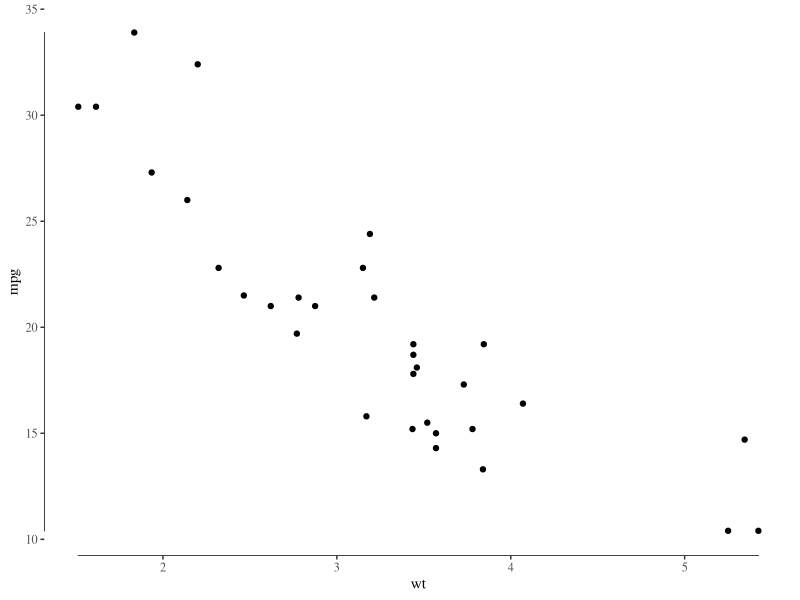
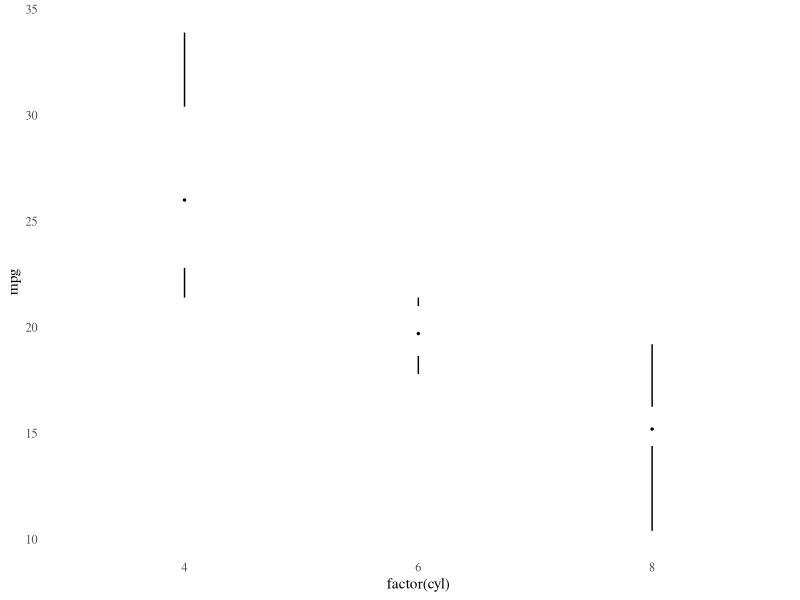
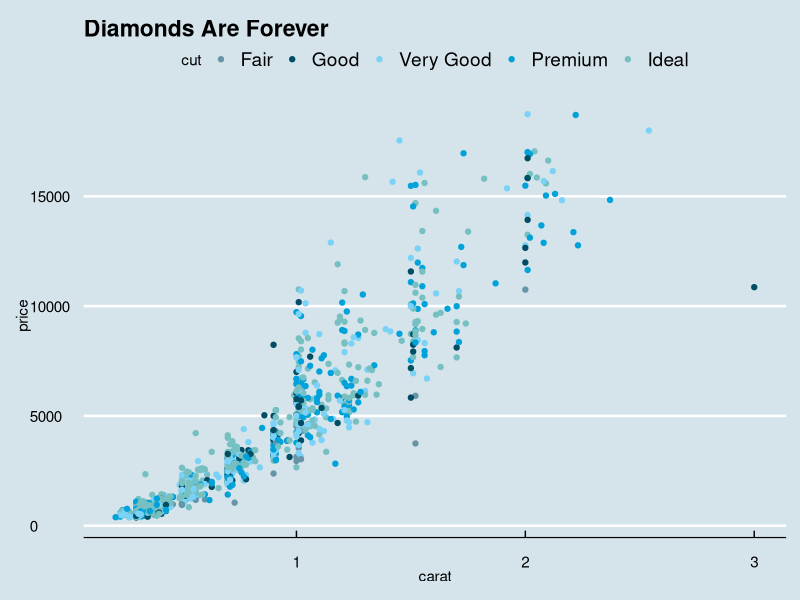
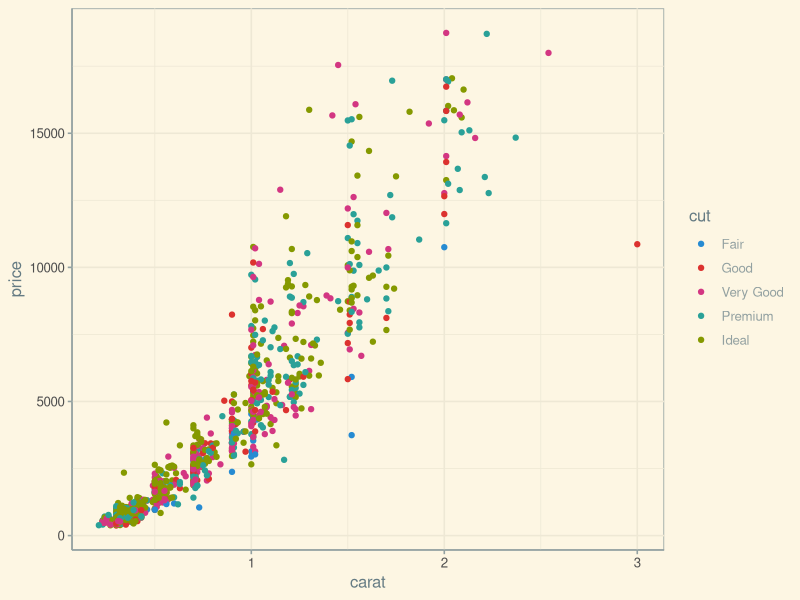
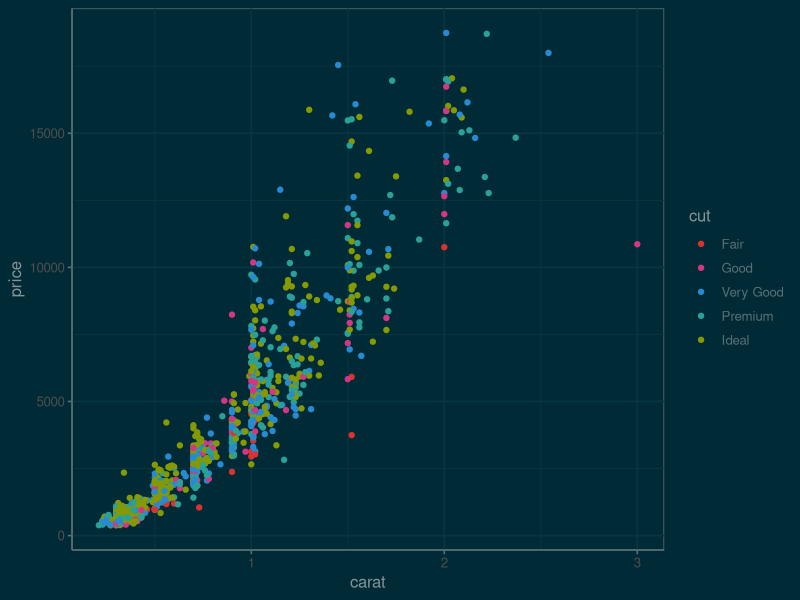
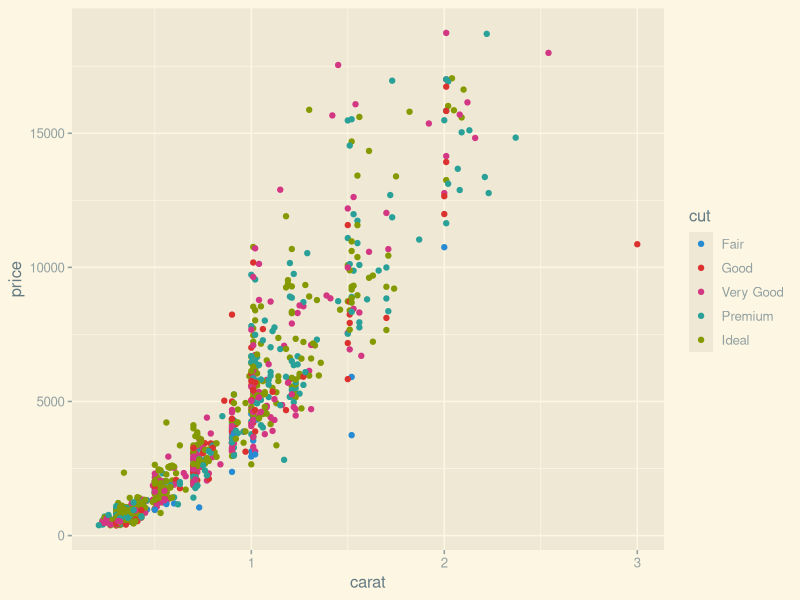
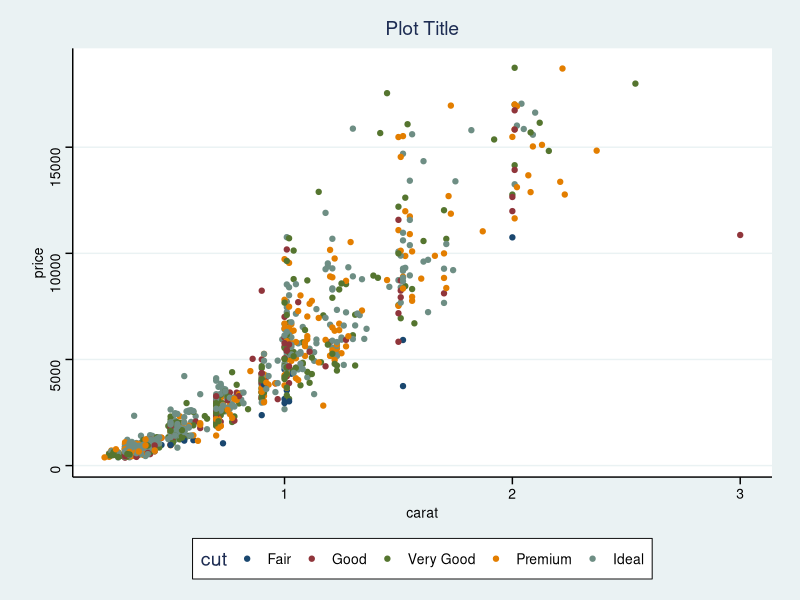
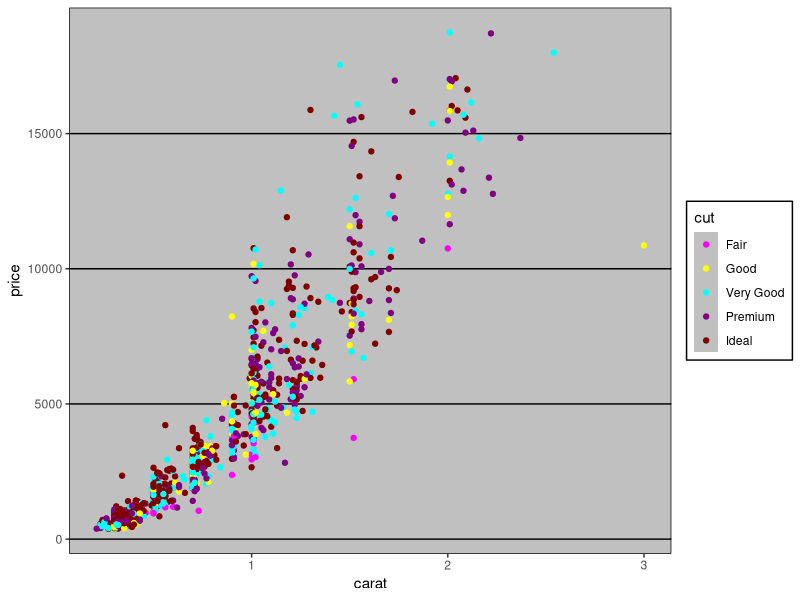

Generate these figures, in order, with R: (Note: this script raises an error after producing the figures.)
## ---- chunk 1
library("ggplot2")
library("ggthemes")
dsamp <- diamonds[sample(nrow(diamonds), 1000), ]
## ---- chunk 2
(ggplot(mtcars, aes(wt, mpg))
  + geom_point() + geom_rangeframe()
  + theme_tufte())
## ---- chunk 3
(ggplot(mtcars, aes(factor(cyl), mpg)) 
 + theme_tufte(ticks=FALSE)
 + geom_tufteboxplot())
## ---- chunk 4
(qplot(carat, price, data=dsamp, colour=cut)
 + theme_economist()
 + scale_colour_economist()
 + ggtitle("Diamonds Are Forever"))
## ---- chunk 5
(qplot(carat, price, data=dsamp, colour=cut)
                             + theme_solarized()
                             + scale_colour_solarized("blue"))
## ---- chunk 6
(qplot(carat, price, data=dsamp, colour=cut)
                             + theme_solarized(light=FALSE)
                             + scale_colour_solarized("red"))
## ---- chunk 7
(qplot(carat, price, data=dsamp, colour=cut)
                             + theme_solarized_2()
                             + scale_colour_solarized("blue"))
## ---- chunk 8
(qplot(carat, price, data=dsamp, colour=cut)
                             + theme_stata() 
                             + scale_colour_stata()
                             + ggtitle("Plot Title"))
## ---- chunk 9
(qplot(carat, price, data=dsamp, colour=cut)
 + theme_excel() 
 + scale_colour_excel())

## ---- chunk 10
(ggplot(diamonds, aes(clarity, fill=cut)) 
 + geom_bar()
 + scale_fill_excel()
 + theme_excel())
## ---- chunk 11
(qplot(carat, price, data=dsamp, colour=cut)
 + theme_igray())
## ---- chunk 12
(qplot(hp, mpg, data= subset(mtcars, cyl != 5), geom="point", color = factor(cyl))
 + geom_smooth(method = "lm", se = FALSE)
 + scale_color_fivethirtyeight()
 + theme_fivethirtyeight())
## ---- chunk 13
(qplot(carat, price, data=dsamp, colour=cut)
 + theme_igray()
 + scale_colour_tableau())
## ---- chunk 14
(qplot(carat, price, data=dsamp, colour=cut)
 + theme_igray()
 + scale_colour_tableau("colorblind10"))
## ---- chunk 15
(qplot(carat, price, data=dsamp, colour=cut)
 + theme_few()
 + scale_colour_few())
## ---- chunk 16
(qplot(carat, price, data=dsamp, colour=cut)
 + theme_wsj()
 + scale_colour_wsj("colors6", "")
 + ggtitle("Diamond Prices"))
## ---- chunk 17
(qplot(carat, price, data=dsamp, colour=clarity)
 + theme_gdocs()
 + ggtitle("Diamonds")
 + scale_color_gdocs())
## ---- chunk 18
(qplot(carat, price, data=dsamp, colour=clarity)
 + theme_calc()
 + ggtitle("Diamonds")
 + scale_color_calc())
## ---- chunk 19
(qplot(carat, price, data = dsamp, colour = clarity)
 + theme_pander()
 + scale_colour_pander())
## ---- chunk 20
(ggplot(dsamp, aes(clarity, fill = cut)) + geom_bar()
  + theme_pander()
  + scale_fill_pander())
## ---- chunk 21
(qplot(carat, price, data=dsamp, colour=cut)
 + theme_hc()
 + scale_colour_hc()
 + ggtitle("Diamonds Are Forever"))
## ---- chunk 22
(qplot(carat, price, data=dsamp, colour=cut)
 + theme_hc("darkunica")
 + scale_colour_hc("darkunica")
 + ggtitle("Diamonds Are Forever"))
## ---- chunk 23
dtemp <- data.frame(months = factor(rep(substr(month.name,1,3), 4), levels = substr(month.name,1,3)),
                    city = rep(c("Tokyo", "New York", "Berlin", "London"), each = 12),
                    temp = c(7.0, 6.9, 9.5, 14.5, 18.2, 21.5, 25.2, 26.5, 23.3, 18.3, 13.9, 9.6,
                             -0.2, 0.8, 5.7, 11.3, 17.0, 22.0, 24.8, 24.1, 20.1, 14.1, 8.6, 2.5,
                             -0.9, 0.6, 3.5, 8.4, 13.5, 17.0, 18.6, 17.9, 14.3, 9.0, 3.9, 1.0,
                             3.9, 4.2, 5.7, 8.5, 11.9, 15.2, 17.0, 16.6, 14.2, 10.3, 6.6, 4.8))
## ---- chunk 24
qplot(months, temp, data=dtemp, group=city, color=city, geom="line") +
  geom_point(size=1.1) + 
  ggtitle("Monthly Average Temperature") +
  theme_hc() + scale_colour_hc()
## ---- chunk 25
qplot(months, temp, data=dtemp, group=city, color=city, geom="line") +
  geom_point(size=1.1) + 
  ggtitle("Monthly Average Temperature") +
  theme_hc("darkunica") + scale_fill_hc("darkunica")
